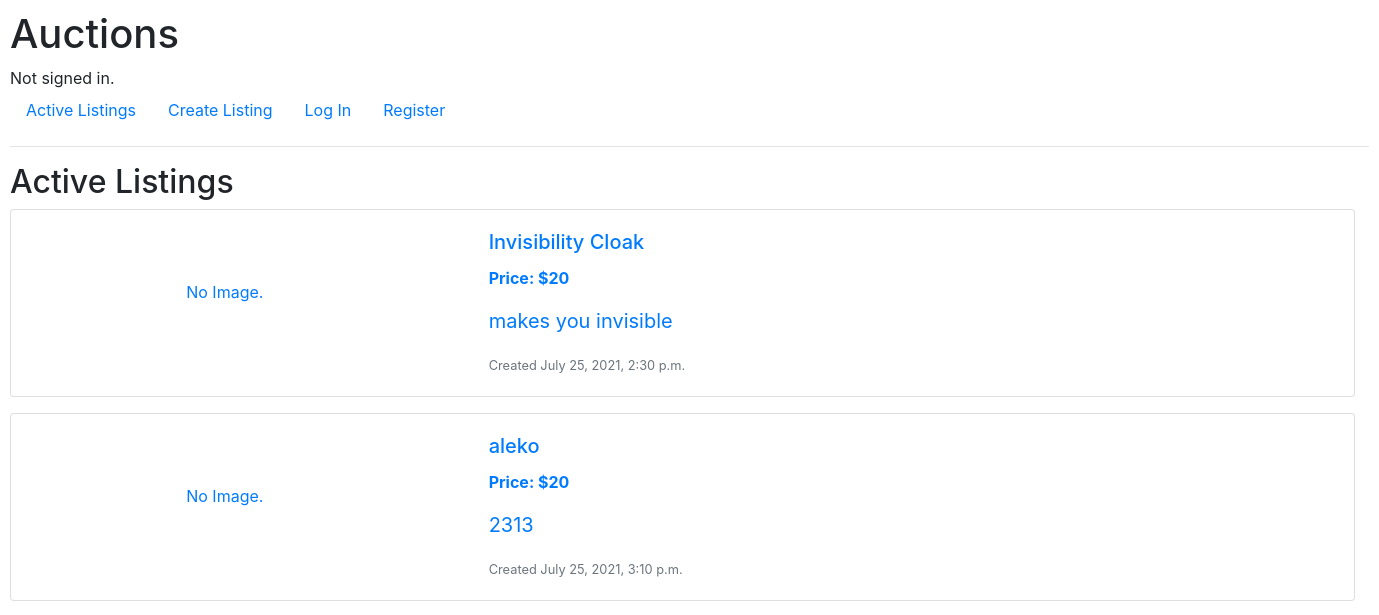
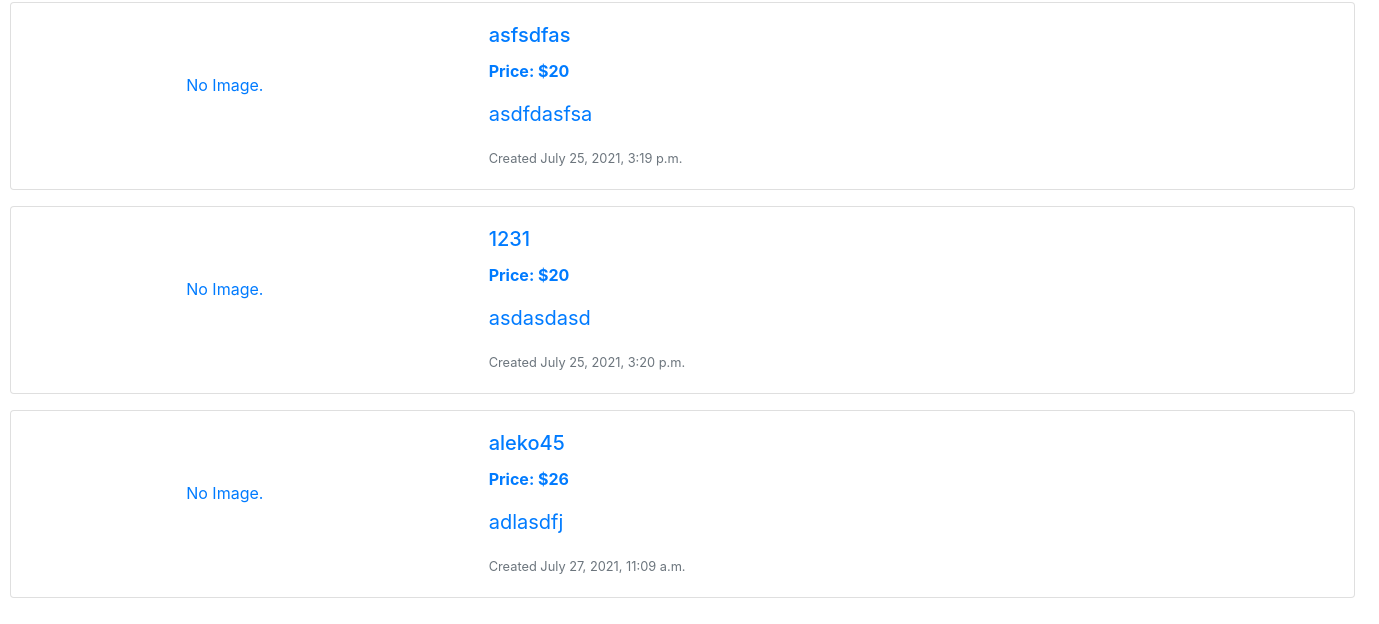
The app's page /, older data (2 pictures, top to bottom).
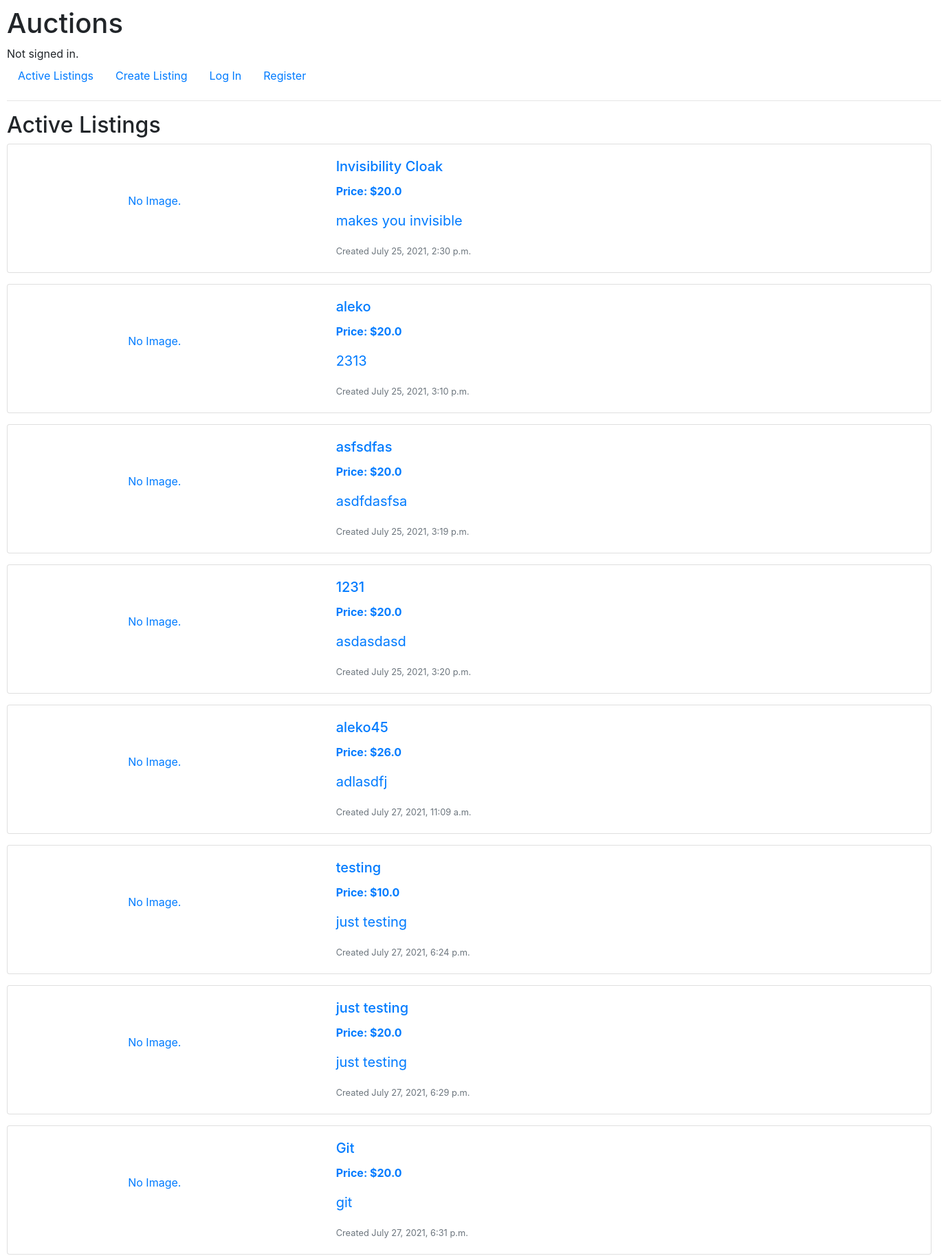
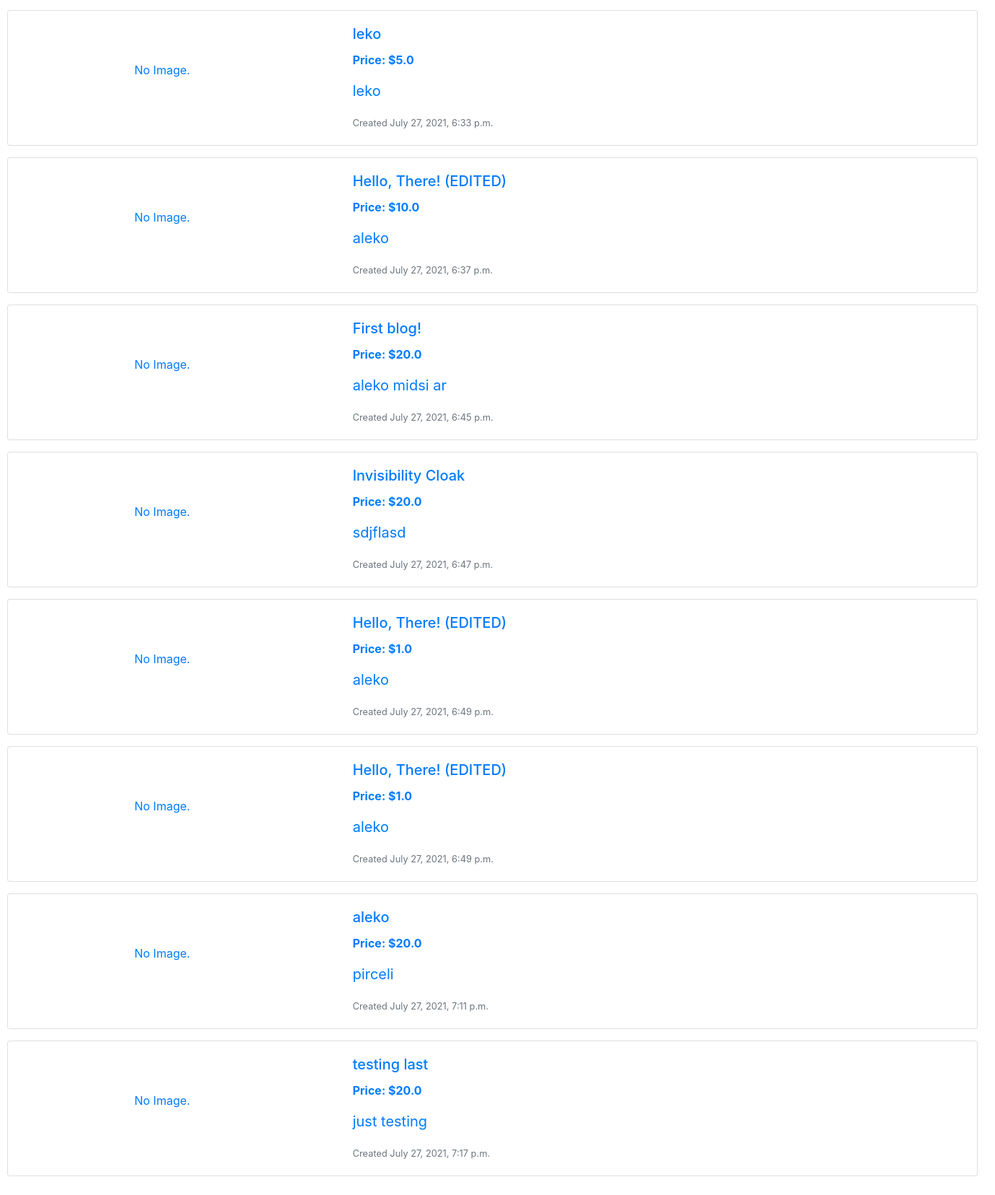
The same page, newer data (2 pictures, top to bottom).
### auctions/models.py (models this page shows, shortened)
class Listing(models.Model):
    title = models.CharField(max_length=64)
    description = models.TextField(null=True)
    image_url = URLField(max_length=255, blank=True)
    starting_bid = models.FloatField(null=True)
    date = models.DateTimeField(auto_now_add=True, null=True)
    current_bid = models.FloatField(null=True, blank=True)
    category = models.ForeignKey(Category, on_delete=models.CASCADE, null=True, blank=True)
    active = models.BooleanField(default=True)
    buyer = models.ForeignKey(User, on_delete=models.PROTECT, related_name='buyer', null=True, blank=True)
    author = models.ForeignKey(User, on_delete=models.PROTECT, null=True)

### auctions/views.py (the view)
# urls.py: path("", views.activeListing, name="index"),
def activeListing(request):
    listing = Listing.objects.filter(active=True)
    return render(request, "auctions/index.html", {
        "listing": listing
    })

### auctions/templates/auctions/index.html
{% extends "auctions/layout.html" %}
{% block body %}
<h2>Active Listings</h2>
{% for listing in listing %}
<a href="{% url 'listing' listing.id %}" style="text-decoration: none;">
    <div class="row">
        <div class="col">
            <div class="card mb-3" style="width: 1345px;">
                <div class="row g-0">
                    <div class="col-md-4">
                        {% if listing.image_url %}
                            <img src="{{ listing.image_url }}" class="img-fluid rounded-start" id="listing-logo" alt="listing-image" style="max-width: 60%; margin-left: 50px;">
                        {% else %}
                            <p style="text-align: center; padding: 70px 0">No Image.</p>
                        {% endif %}
                    </div>
                    <div class="col-md-8">
                        <div class="card-body">
                            <h5 class="card-title">{{ listing.title }}</h5>
                            <p class="card-text font-weight-bold">Price: ${{ listing.starting_bid }}</p>
                            <p class="card-text" style="font-size: 20px;">{{ listing.description }}</p>
                            <p class="card-text"><small class="text-muted">Created {{ listing.date }}</small></p>
                        </div>
                    </div>
                </div>
            </div>
        </div>
    </div>
</a>
{% endfor %}
{% endblock %}

### auctions/templates/auctions/layout.html (shortened to what this page needs)
{% load static %}
<!DOCTYPE html>
<html lang="en">
    <head>
        <link rel="stylesheet" href="https://stackpath.bootstrapcdn.com/bootstrap/4.4.1/css/bootstrap.min.css">
        <link href="{% static 'auctions/styles.css' %}" rel="stylesheet">
        <link rel="stylesheet" href="{% static 'auctions/listing.html' %}">
    </head>
    <body>
        <h1>Auctions</h1>
        <div>
            {% if user.is_authenticated %}
                Signed in as <strong>{{ user.username }}</strong>.
            {% else %}
                Not signed in.
            {% endif %}
        </div>
        <ul class="nav">
            <li class="nav-item">
                <a class="nav-link" href="{% url 'index' %}">Active Listings</a>
            </li>
            <li class="nav-item">
                <a class="nav-link" href="{% url 'new' %}">Create Listing</a>
            </li>
            {% if user.is_authenticated %}
                <li class="nav-item">
                    <a class="nav-link" href="{% url 'logout' %}">Log Out</a>
                </li>
            {% else %}
                <li class="nav-item">
                    <a class="nav-link" href="{% url 'login' %}">Log In</a>
                </li>
                <li class="nav-item">
                    <a class="nav-link" href="{% url 'register' %}">Register</a>
                </li>
            {% endif %}
        </ul>
        <hr>
        {% block body %}
        {% endblock %}
    </body>
</html>

### auctions/static/auctions/styles.css (style rules this page uses)
body { padding: 10px; }

Row changes from the older to the newer data that the page shows:
changed Listing "makes you invisible": starting_bid "20" → "20.0"
changed Listing "July 25, 2021, 3:10 p.m.": starting_bid "20" → "20.0"
computed for Listing "asfsdfas": starting_bid "20" → "20.0"
changed Listing "asdasdasd": starting_bid "20" → "20.0"
changed Listing "aleko45": starting_bid "26" → "26.0"
added Listing: image_url "No Image.", title "testing", starting_bid "10.0", description "just testing", date "July 27, 2021, 6:24 p.m."
added Listing: image_url "No Image.", title "just testing", starting_bid "20.0", description "just testing", date "July 27, 2021, 6:29 p.m."
added Listing: image_url "No Image.", title "Git", starting_bid "20.0", description "git", date "July 27, 2021, 6:31 p.m."
added Listing: image_url "No Image.", title "leko", starting_bid "5.0", description "leko", date "July 27, 2021, 6:33 p.m."
added Listing: image_url "No Image.", title "Hello, There! (EDITED)", starting_bid "10.0", description "aleko", date "July 27, 2021, 6:37 p.m."
added Listing: image_url "No Image.", title "First blog!", starting_bid "20.0", description "aleko midsi ar", date "July 27, 2021, 6:45 p.m."
added Listing: image_url "No Image.", title "Invisibility Cloak", starting_bid "20.0", description "sdjflasd", date "July 27, 2021, 6:47 p.m."
added Listing: image_url "No Image.", title "Hello, There! (EDITED)", starting_bid "1.0", description "aleko", date "July 27, 2021, 6:49 p.m."
added Listing: image_url "No Image.", title "Hello, There! (EDITED)", starting_bid "1.0", description "aleko", date "July 27, 2021, 6:49 p.m."
added Listing: image_url "No Image.", title "aleko", starting_bid "20.0", description "pirceli", date "July 27, 2021, 7:11 p.m."
added Listing: image_url "No Image.", title "testing last", starting_bid "20.0", description "just testing", date "July 27, 2021, 7:17 p.m."
